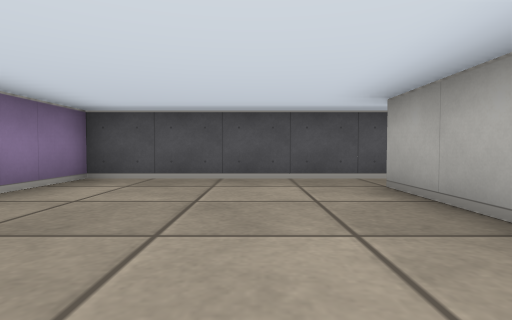
View 1 (above)

17 first-person views from a walk through a cub3D ray-caster map. The camera is about half as high as the walls, tilts 2° down and sees 80° across. The floor is counted in squares. Each view is taken from the middle of a square. On the plan, view 1 faces up. The plan holds only what a view shows up to about 9 squares ahead; the rest is blank.

View 2
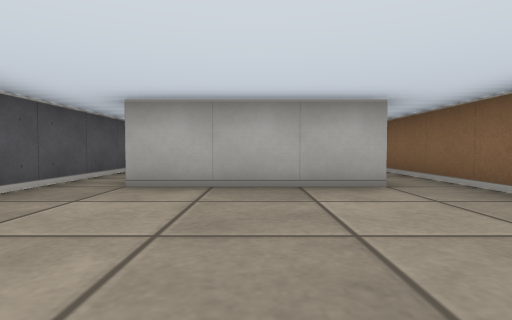

View 3
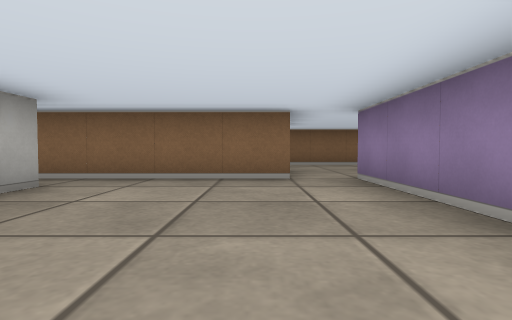

View 4
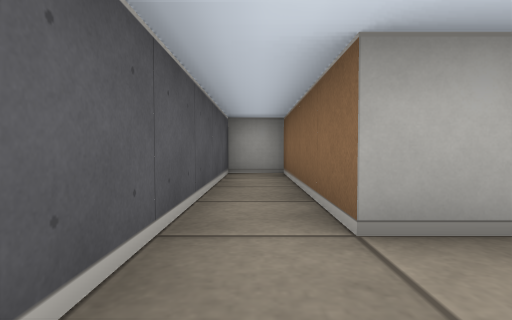

View 5
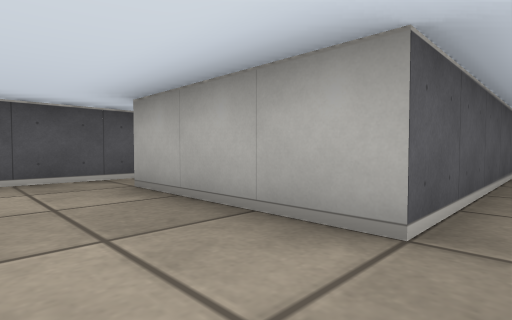

View 6
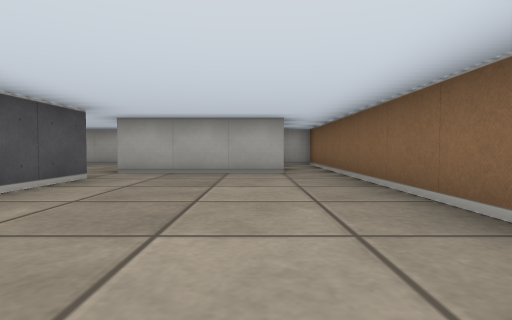

View 7
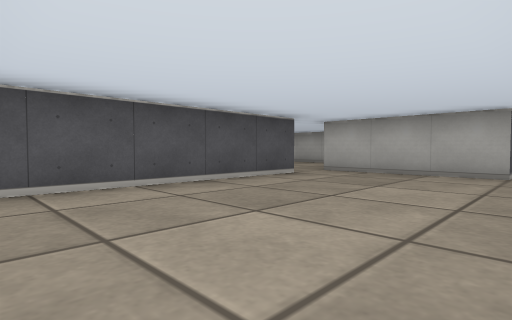

View 8
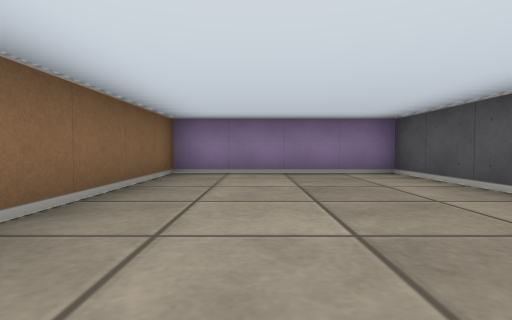

View 9
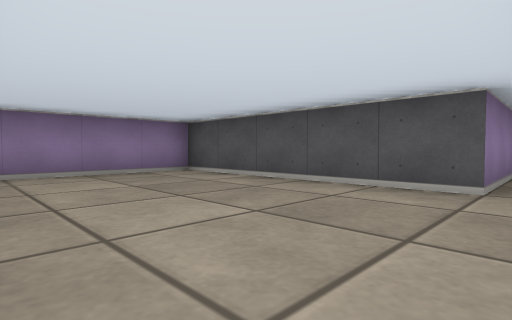

View 10
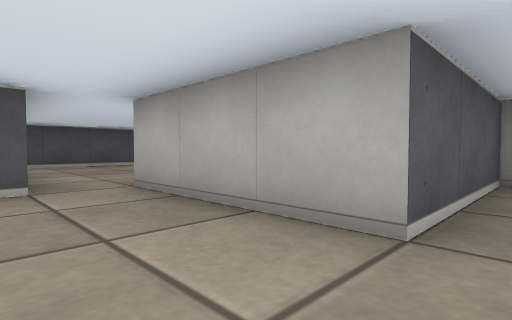

View 11
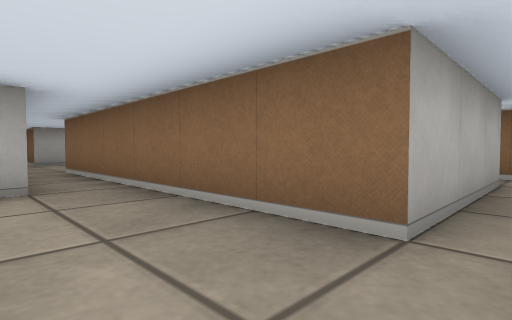

View 12
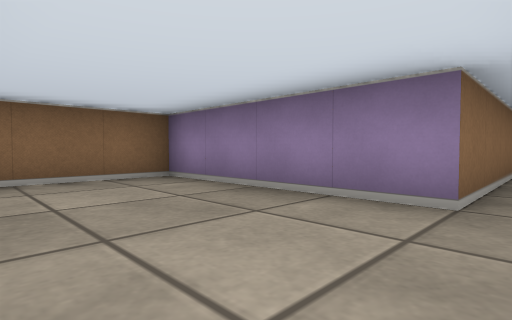

View 13
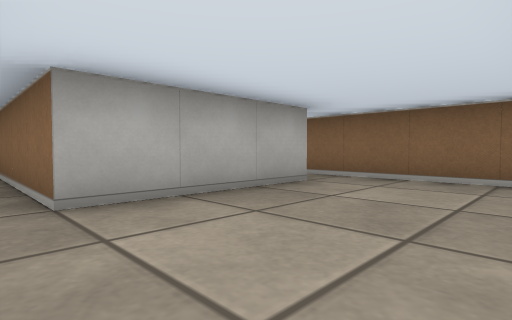

View 14
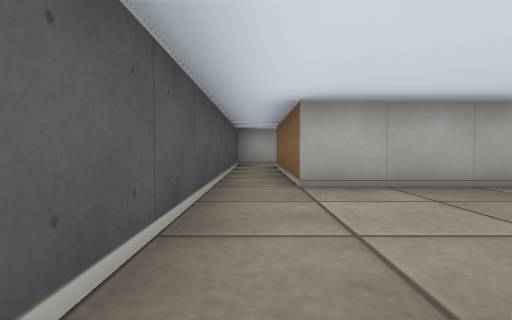

View 15
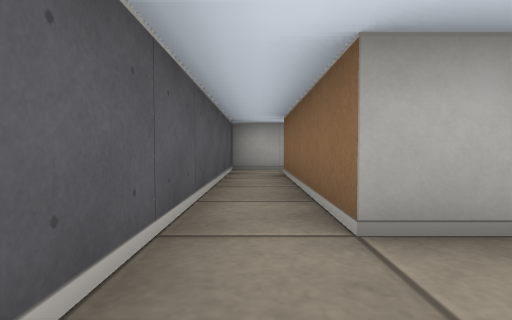

View 16
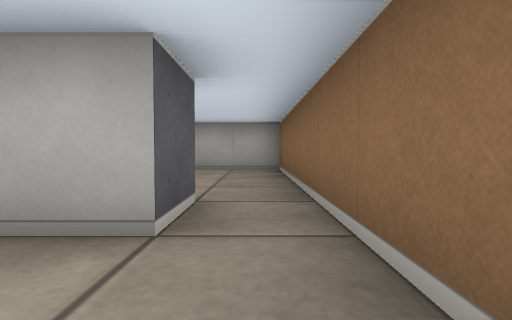

View 17
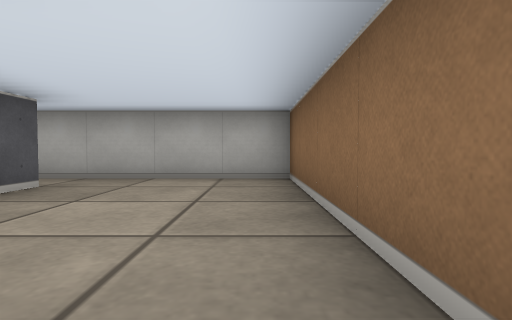

### Floor plan
Points are (right, up) in squares from view 1. A wall is a line through its corners. A room is listed if a view was taken in it or the views show most of it. See-through windows are left out.
Room 1 (views 1, 2, 3, 4, 5, 11, 14)
walls: (-1.5, -0.5) (4.5, -0.5); (4.5, 0.5) (1.5, 0.5) (1.5, 3.5) (5.5, 3.5) (5.5, 4.5) (-2.5, 4.5) (-2.5, -0.5)
ways out: opening at (-2, 0) to room 2; opening at (4, 0) to room 3
Room 2 (views 6, 7, 8, 9, 10)
walls: (-2.5, -0.5) (-7.5, -0.5) (-7.5, -4.5) (1.5, -4.5) (1.5, -3.5) (-1.5, -3.5) (-1.5, -0.5)
ways out: opening at (-2, 0) to room 1
Room 3 (views 12, 13, 15, 16, 17)
walls: (8.5, -3.5) (7.5, -3.5) (7.5, -0.5) (11.5, -0.5); (4.5, -0.5) (4.5, -4.5) (8.5, -4.5); (12.5, -1.5) (12.5, 0.5) (4.5, 0.5)
ways out: opening at (4, 0) to room 1; opening at (8, -4) to room 4; opening at (12, -1) to room 4
Room 4 (no view inside)
walls: (8.5, -4.5) (12.5, -4.5) (12.5, -1.5); (11.5, -1.5) (10.9, -1.5)
ways out: opening at (8, -4) to room 3; opening at (12, -1) to room 3

Positions as (right, up) in squares from view 1, and headings:
1: (0, 0), facing up
2: (-2, 2), facing right
3: (-1, 4), facing down
4: (0, 4), facing right
5: (0, 0), facing up-right
6: (-7, -3), facing right
7: (-7, -4), facing up-right
8: (-2, -3), facing left
9: (-2, -4), facing up-left
10: (-3, -4), facing up-right
11: (-2, 1), facing down-right
12: (7, 0), facing down-left
13: (5, 0), facing down-right
14: (4, 0), facing right
15: (6, 0), facing right
16: (6, -4), facing right
17: (8, -4), facing right
